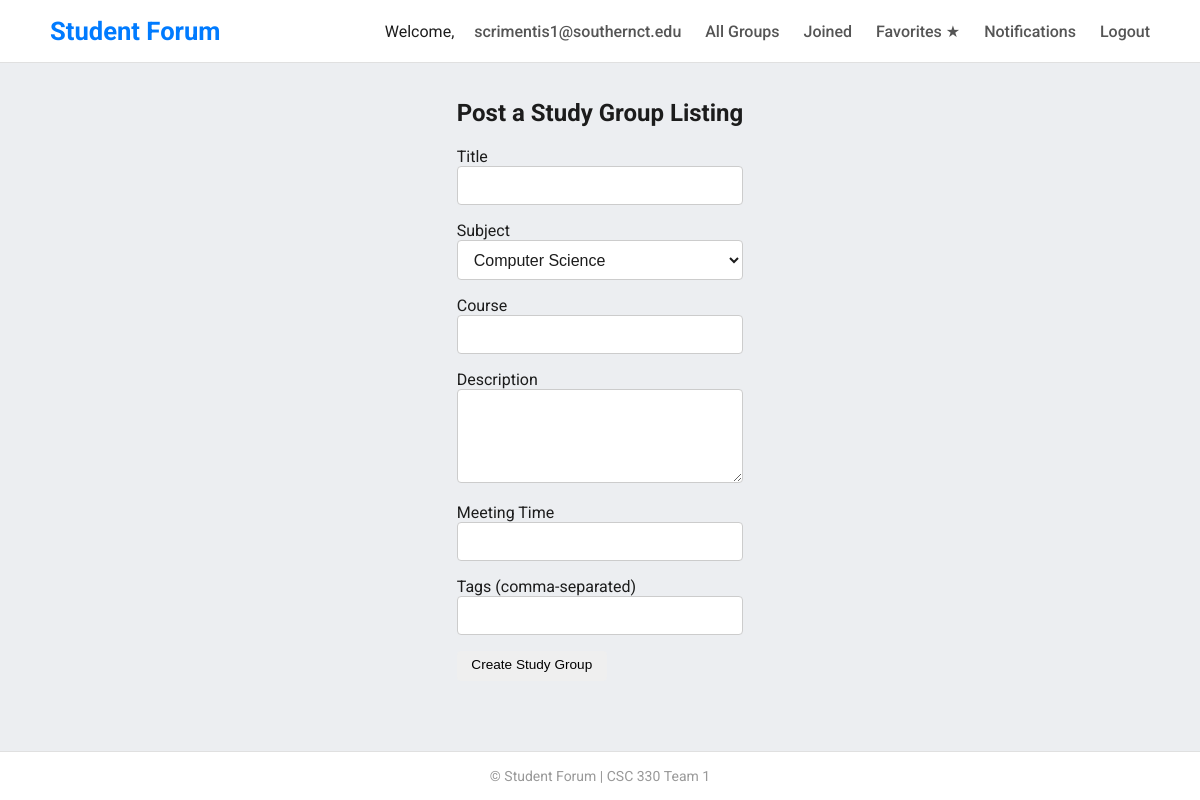
/post-listing (signed in), run on an earlier commit of the app's database.
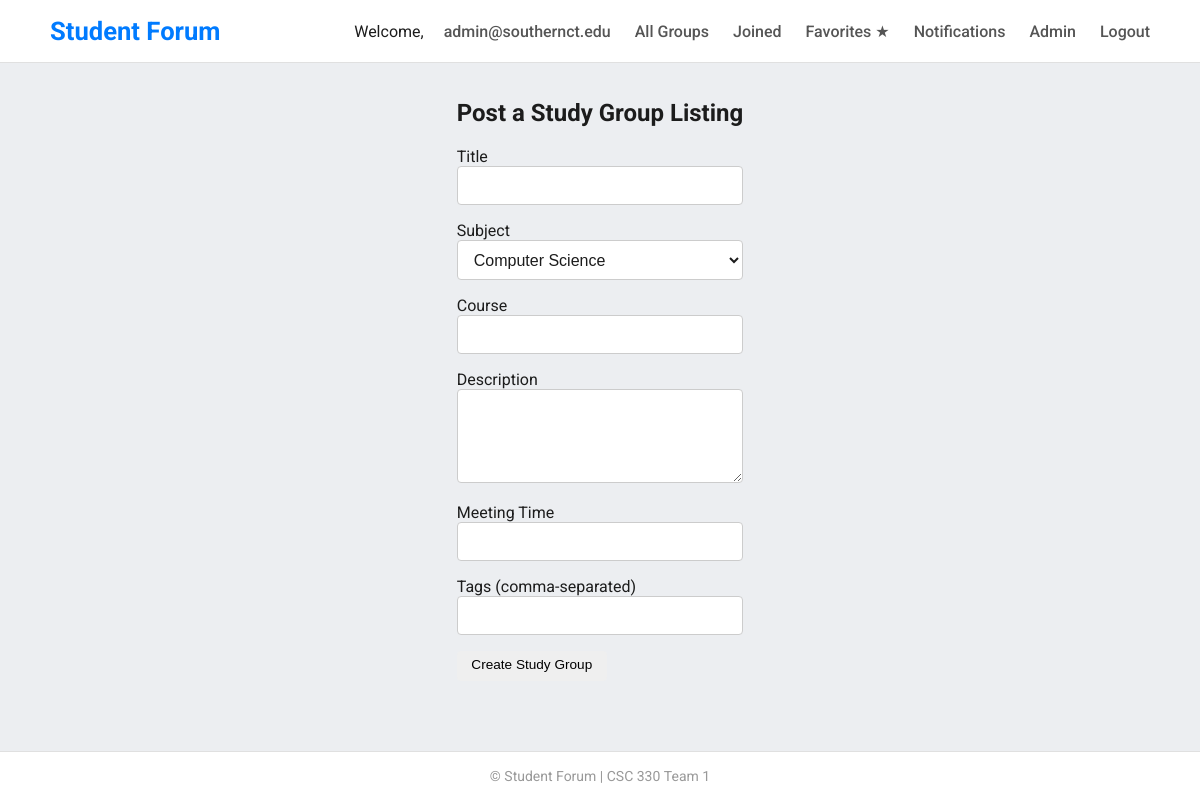
And on a later commit of the database.
### app/models.py (models this page shows)
class User(UserMixin, db.Model):
    id = db.Column(db.Integer, primary_key=True)
    email = db.Column(db.String(120), unique=True, nullable=False) #username not required use email
    password = db.Column(db.String(128), nullable=False)
    name = db.Column(db.String(100))
    major = db.Column(db.String(100))
    is_admin = db.Column(db.Boolean, default=False)
    is_verified = db.Column(db.Boolean, default=False)
    owned_groups = db.relationship('StudyGroup', backref='owner', foreign_keys='StudyGroup.op_id')
    posts = db.relationship('Post', backref='author', foreign_keys='Post.user_id')
    joined_groups   = db.relationship("StudyGroup", secondary=group_members,
                                      backref=db.backref("members", lazy="dynamic"))
    favorite_groups = db.relationship("StudyGroup", secondary=favorite_groups,
                                      backref=db.backref("fans",    lazy="dynamic"))

### app/routes.py (the view, shortened to what this page needs)
@bp.route('/post-listing', methods=['GET','POST'])
@login_required
def post_listing():
    form = CreateStudyGroupForm()
    return render_template('post_listing.html', form=form)

### app/forms.py
class CreateStudyGroupForm(FlaskForm):
    title = StringField('Title', validators=[DataRequired(), Length(max=100)])
    subject = SelectField(
    'Subject',
    choices=[
        ('CS',   'Computer Science'),
        ('MATH', 'Mathematics'),
        ('PHYS', 'Physics'),
        ('BIO',  'Biology'),
        ('ENG',  'English'),
        ('HIS', 'History'),
        ('OTHER', 'Other')
    ],
    validators=[DataRequired()]
    )
    course = StringField('Course', validators=[DataRequired(), Length(max=100)])
    description = TextAreaField('Description', validators=[DataRequired()])
    time = StringField('Meeting Time', validators=[DataRequired(), Length(max=100)]) # Should use a time picker or something
    tags = StringField('Tags (comma-separated)', validators=[Length(max=200)])
    submit = SubmitField('Create Study Group')

### app/models.py (called while the page is built)
@login_manager.user_loader
def load_user(user_id):
    return User.query.get(int(user_id))

### app/templates/post_listing.html (shortened to what this page needs)
{% extends 'base.html' %}
{% block content %}
  <h2>Post a Study Group Listing</h2>
  <form method="POST">
    <div class="form-group">
      {{ form.title.label }}<br>
      {{ form.title(class="form-control") }}
    </div>
    <div class="form-group">
      {{ form.subject.label }}<br>
      {{ form.subject(class="form-control") }}
    </div>
    <div class="form-group">
      {{ form.course.label }}<br>
      {{ form.course(class="form-control") }}
    </div>
    <div class="form-group">
      {{ form.description.label }}<br>
      {{ form.description(rows=4, class="form-control") }}
    </div>
    <div class="form-group">
      {{ form.time.label }}<br>
      {{ form.time(class="form-control") }}
    </div>
    <div class="form-group">
      {{ form.tags.label }}<br>
      {{ form.tags(class="form-control") }}
    </div>
    {{ form.submit(class="btn btn-primary") }}
  </form>
{% endblock %}

### app/templates/base.html (shortened to what this page needs)
<!DOCTYPE html>
<html lang="en">
  <head>
    <link
      rel="stylesheet"
      href="{{ url_for('static', filename='css/style.css') }}"
    />
  </head>
  <body>
    <nav>
      <div class="nav-container">
        <a href="{{ url_for('main.home') }}" class="nav-brand">Student Forum</a>
        <div class="nav-links">
          {% if current_user.is_authenticated %}
          <span class="welcome">
            Welcome,<a href="{{ url_for('main.view_profile') }}"
              >{{ current_user.email }}</a
            >
          </span>
          <a href="{{ url_for('main.browse_listings') }}">All&nbsp;Groups</a>
          <a href="{{ url_for('main.joined_groups') }}">Joined</a>
          <a href="{{ url_for('main.favorite_groups') }}">Favorites&nbsp;★</a>
          <a href="{{ url_for('main.view_notifications') }}">
            Notifications
          </a>
          {% if current_user.is_admin %}
          <a href="{{ url_for('admin.index') }}">Admin</a>
          {% endif %}
          <a href="{{ url_for('main.logout') }}">Logout</a>
          {% else %}
          <a href="{{ url_for('main.index') }}">Home</a>
          <a href="{{ url_for('main.login') }}">Login</a>
          <a href="{{ url_for('main.register') }}">Register</a>
          {% endif %}
        </div>
      </div>
    </nav>
    <div class="container">
       {% block content %}{% endblock %}
    </div>
    <footer>&copy; {{ current_year }} Student Forum | CSC 330 Team 1</footer>
  </body>
</html>

What changed in the data, as far as the page shows it:
changed User: email "scrimentis1@southernct.edu" → "admin@southernct.edu"; is_admin False → True (drawn)
Also different on the page:
text now shown: "Admin"
